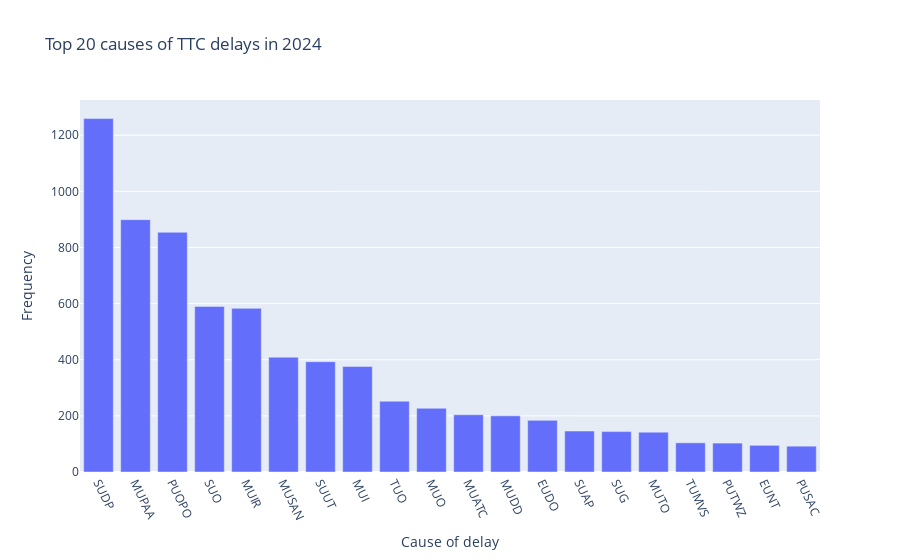

The notebook cell saved with this chart:
### Code cell
hover_text = [
    f"Cause: {cause}<br>Count: {count}"
    for cause, count in zip(top20_causes['cause'], top20_causes['count'])
]

graph = go.Figure()
graph.add_trace(go.Bar(x=top20_causes['code'], 
                       y=top20_causes['count'], 
                       text=hover_text, 
                       textposition='none'                       ))

graph.update_layout(
    title = 'Top 20 causes of TTC delays in 2024',
    xaxis_title = 'Cause of delay',
    yaxis_title = 'Frequency',
    xaxis_tickangle=65
)

### Figure 1 — Plotly figure (JSON) as saved in the notebook; plotly's stock layout.template omitted (floating-point values rounded to 4 significant figures)
{"data": [{"text": ["Cause: Disorderly Patron<br>Count: 1259", "Cause: Passenger Assistance Alarm Activated - No Trouble Found<br>Count: 899", "Cause: OPTO (COMMS) Train Door Monitoring<br>Count: 854", "Cause: Passenger Other<br>Count: 590", "Cause: Injured or ill Customer (On Train) - Medical Aid Refused<br>Count: 583", "Cause: Unsanitary Vehicle<br>Count: 409", "Cause: Unauthorized at Track Level<br>Count: 393", "Cause: Injured or ill Customer (On Train) - Transported<br>Count: 376", "Cause: Transportation Department - Other<br>Count: 252", "Cause: Miscellaneous Other<br>Count: 227", "Cause: Automatic Train Control (ATC)  Project<br>Count: 204", "Cause: Door Problems - Debris Related<br>Count: 200", "Cause: Door Problems - Faulty Equipment<br>Count: 184", "Cause: Assault / Patron Involved<br>Count: 146", "Cause: Graffiti / Scratchiti<br>Count: 144", "Cause: Misc. Transportation Other - Employee Non-Chargeable<br>Count: 142", "Cause: Operator Violated Signal<br>Count: 104", "Cause: Work Zone Problems - Track<br>Count: 103", "Cause: Equipment - No Trouble Found<br>Count: 95", "Cause: Signals Axle Counter Block Failure<br>Count: 92"], "textposition": "none", "type": "bar", "x": ["SUDP", "MUPAA", "PUOPO", "SUO", "MUIR", "MUSAN", "SUUT", "MUI", "TUO", "MUO", "MUATC", "MUDD", "EUDO", "SUAP", "SUG", "MUTO", "TUMVS", "PUTWZ", "EUNT", "PUSAC"], "y": [1259, 899, 854, 590, 583, 409, 393, 376, 252, 227, 204, 200, 184, 146, 144, 142, 104, 103, 95, 92]}], "layout": {"title": {"text": "Top 20 causes of TTC delays in 2024"}, "xaxis": {"tickangle": 65, "title": {"text": "Cause of delay"}}, "yaxis": {"title": {"text": "Frequency"}}}}
